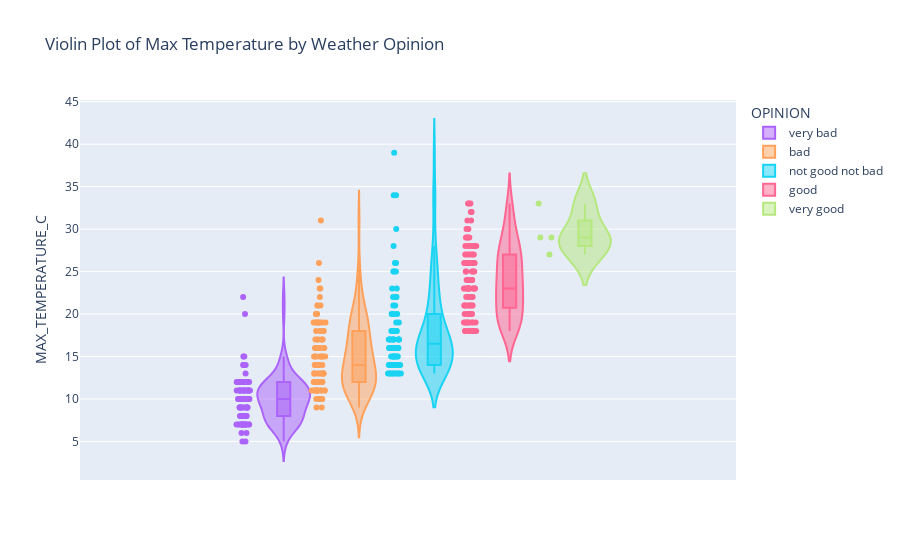

Write notebook code for a chart like this one.
### Markdown cell above
## Draw 5 violin charts on the same figure
Do you know box plot ? Violin is like a box plot, but with density.

### Code cell
# Complete the code below to add Opinion on color argument.
# Change colors to be coherent and not to draw a rainbow.
# Could you read on the graph which is the max temperature for a "bad" weather ?

fig = px.violin(
    df_weather, 
    y="MAX_TEMPERATURE_C", 
    color="OPINION",  # Adding Opinion for color differentiation
    box=True, 
    points="all",
    title="Violin Plot of Max Temperature by Weather Opinion",
    color_discrete_map={
        "Pretty Good": "green",  # Set a coherent color scheme
        "Average": "orange",
        "Bad": "red"
    }
)

# Show the interactive violin chart
fig.show()

### Figure 1 — Plotly figure (JSON) as saved in the notebook; plotly's stock layout.template omitted (floating-point values rounded to 4 significant figures)
{"data": [{"alignmentgroup": "True", "box": {"visible": true}, "hovertemplate": "OPINION=very bad<br>MAX_TEMPERATURE_C=%{y}<extra></extra>", "legendgroup": "very bad", "marker": {"color": "#ab63fa"}, "name": "very bad", "offsetgroup": "very bad", "orientation": "v", "points": "all", "scalegroup": "True", "showlegend": true, "type": "violin", "x0": " ", "xaxis": "x", "y": [9, 8, 6, 5, 6, 5, 10, 7, 7, 10, 9, 9, 8, 9, 7, 7, 7, 8, 7, 7, 8, 8, 9, 7, 8, 7, 8, 7, 10, 11, 10, 12, 10, 12, 12, 12, 12, 11, 11, 11, 11, 12, 12, 12, 10, 10, 10, 10, 12, 12, 9, 14, 11, 12, 15, 15, 22, 20, 14, 14, 11, 11, 10, 11, 9, 11, 8, 9, 8, 10, 9, 7, 11, 10, 12, 7, 7, 7, 8, 7, 11, 11, 9, 12, 10, 10, 11, 13, 12, 11, 10, 10, 14, 12, 11, 9, 12, 10], "y0": " ", "yaxis": "y"}, {"alignmentgroup": "True", "box": {"visible": true}, "hovertemplate": "OPINION=bad<br>MAX_TEMPERATURE_C=%{y}<extra></extra>", "legendgroup": "bad", "marker": {"color": "#FFA15A"}, "name": "bad", "offsetgroup": "bad", "orientation": "v", "points": "all", "scalegroup": "True", "showlegend": true, "type": "violin", "x0": " ", "xaxis": "x", "y": [10, 10, 10, 11, 11, 10, 9, 12, 11, 11, 12, 13, 14, 11, 11, 13, 12, 10, 11, 13, 11, 12, 14, 18, 13, 13, 12, 16, 15, 15, 15, 15, 14, 17, 18, 17, 19, 19, 15, 16, 23, 31, 26, 21, 23, 22, 20, 19, 24, 21, 17, 19, 19, 19, 20, 21, 19, 19, 17, 18, 18, 20, 20, 16, 16, 16, 16, 15, 15, 14, 15, 12, 14, 17, 16, 17, 14, 13, 12, 11, 11, 12, 13, 14, 13, 13, 9, 13, 13, 11, 12, 12, 12, 11], "y0": " ", "yaxis": "y"}, {"alignmentgroup": "True", "box": {"visible": true}, "hovertemplate": "OPINION=not good not bad<br>MAX_TEMPERATURE_C=%{y}<extra></extra>", "legendgroup": "not good not bad", "marker": {"color": "#19d3f3"}, "name": "not good not bad", "offsetgroup": "not good not bad", "orientation": "v", "points": "all", "scalegroup": "True", "showlegend": true, "type": "violin", "x0": " ", "xaxis": "x", "y": [13, 15, 14, 15, 13, 17, 17, 14, 15, 14, 13, 13, 13, 15, 17, 13, 13, 14, 16, 17, 16, 14, 14, 14, 14, 15, 19, 14, 17, 15, 14, 16, 16, 16, 17, 17, 19, 15, 15, 20, 16, 18, 16, 17, 18, 18, 20, 34, 34, 22, 26, 25, 39, 23, 25, 28, 23, 22, 22, 21, 21, 26, 25, 30, 17, 20, 16, 18, 20, 17, 16, 16, 18, 13, 13, 13], "y0": " ", "yaxis": "y"}, {"alignmentgroup": "True", "box": {"visible": true}, "hovertemplate": "OPINION=good<br>MAX_TEMPERATURE_C=%{y}<extra></extra>", "legendgroup": "good", "marker": {"color": "#FF6692"}, "name": "good", "offsetgroup": "good", "orientation": "v", "points": "all", "scalegroup": "True", "showlegend": true, "type": "violin", "x0": " ", "xaxis": "x", "y": [18, 19, 20, 18, 19, 18, 19, 21, 24, 21, 21, 18, 18, 18, 20, 21, 21, 20, 25, 23, 20, 18, 19, 19, 25, 28, 20, 20, 23, 27, 26, 31, 32, 26, 24, 25, 26, 28, 30, 28, 27, 25, 28, 26, 27, 26, 26, 29, 26, 33, 32, 23, 24, 23, 27, 29, 26, 25, 23, 23, 22, 23, 28, 30, 33, 30, 33, 29, 23, 23, 24, 26, 20, 19, 23, 22, 21, 22, 22, 24, 28, 29, 31, 21, 27, 23, 23, 27, 28, 19, 18, 21, 19], "y0": " ", "yaxis": "y"}, {"alignmentgroup": "True", "box": {"visible": true}, "hovertemplate": "OPINION=very good<br>MAX_TEMPERATURE_C=%{y}<extra></extra>", "legendgroup": "very good", "marker": {"color": "#B6E880"}, "name": "very good", "offsetgroup": "very good", "orientation": "v", "points": "all", "scalegroup": "True", "showlegend": true, "type": "violin", "x0": " ", "xaxis": "x", "y": [29, 27, 33, 29], "y0": " ", "yaxis": "y"}], "layout": {"legend": {"title": {"text": "OPINION"}, "tracegroupgap": 0}, "title": {"text": "Violin Plot of Max Temperature by Weather Opinion"}, "violinmode": "group", "xaxis": {"anchor": "y", "domain": [0, 1]}, "yaxis": {"anchor": "x", "domain": [0, 1], "title": {"text": "MAX_TEMPERATURE_C"}}}}
